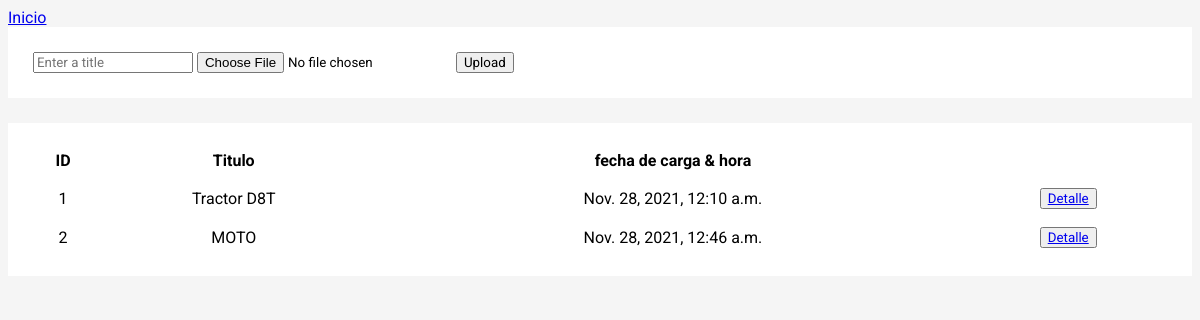
The page /archivosprivados/ on the database its author committed.
### crud/models.py (models this page shows)
class privateDocument(models.Model):
    title = models.CharField(max_length = 200)
    uploadedFile = models.FileField(upload_to = "static/img/")
    dateTimeOfUpload = models.DateTimeField(auto_now = True)

### crud/views.py (the view, shortened to what this page needs)
# urls.py: path("archivosprivados/", views.privateFile, name = "privateFiles"),
def privateFile(request):
    documents = privateDocument.objects.all()
    return render(request, "crud/privateFiles.html", context = {
        "files": documents
    })

### crud/templates/crud/privateFiles.html (shortened to what this page needs)
<!DOCTYPE html>
{% load static %}
<html lang="en">
<head>
</head>
<body>
    <a href="{% url 'home' %}" >Inicio</a>
    <form action="/archivosprivados/" method="POST" enctype="multipart/form-data">
        <input type="text" name="fileTitle" placeholder="Enter a title">
        <input type="file" name="uploadedFile">
        <input type="submit" value="Upload">
    </form>
    <table>
        <tr>
            <th>ID</th>
            <th>Titulo</th>
            <th>fecha de carga & hora</th>
        </tr>
        {% for file in files %}
            <tr>
                <td>{{ file.id }}</td>
                <td>{{ file.title }}</td>
                <td>{{ file.dateTimeOfUpload }}</td>
                <td><button><a href="{% url 'detallearchivo' file.id %}" target="_blank">Detalle</a></button></td>
            </tr>
        {% endfor %}
    </table>
</body>
</html>

### crud/templates/crud/privateFiles.html (style rules this page uses)
* { font-family: "Roboto"; }
body { background-color: #F5F5F5; }
form { background-color: #FFFFFF; padding: 25px; }
table { width: 100%; text-align: center; margin-top: 25px; padding: 25px; background-color: #FFFFFF; }
table tr td { padding-top: 15px; }

### rows shown on the page
privateDocument: id "1", title "Tractor D8T", dateTimeOfUpload "Nov. 28, 2021, 12:10 a.m."
privateDocument: id "2", title "MOTO", dateTimeOfUpload "Nov. 28, 2021, 12:46 a.m."
